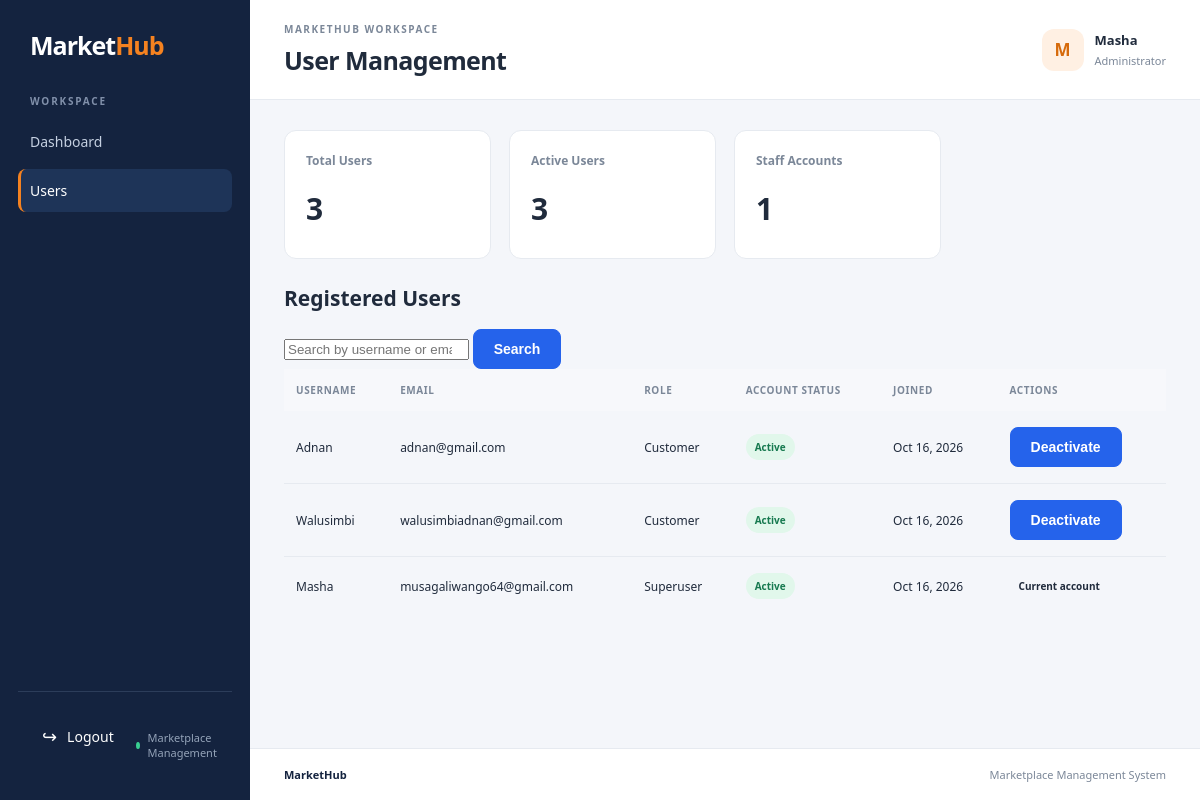
The app's page /dashboard/admin/users/ (signed in), older data.
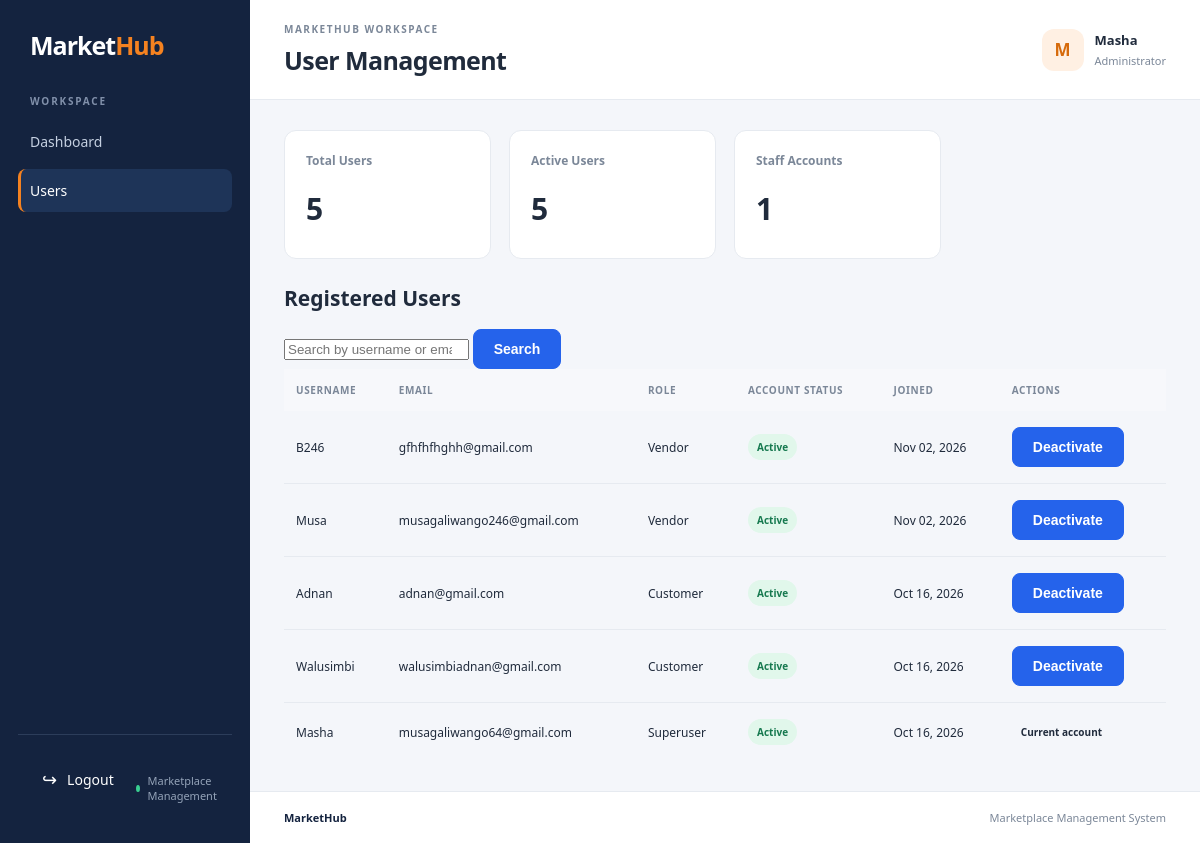
The same page, newer data.
### accounts/models.py (models this page shows, shortened)
class User(AbstractUser):
    class Role(models.TextChoices):
        CUSTOMER = "CUSTOMER", "Customer"
        VENDOR = "VENDOR", "Vendor"
    email = models.EmailField(unique=True)
    role = models.CharField(
        max_length=10,
        choices=Role.choices,
        default=Role.CUSTOMER
    )

### ecommerce/views.py (the view)
@login_required
@user_passes_test(is_marketplace_admin)
def user_management(request):
    User = get_user_model()
    search_query = request.GET.get("q", "").strip()
    users = User.objects.all().order_by("-date_joined")
    if search_query:
        users = users.filter(
            Q(username__icontains=search_query)
            | Q(email__icontains=search_query)
        )
    context = {
        "users": users,
        "search_query": search_query,
        "total_users": User.objects.count(),
        "active_users": User.objects.filter(is_active=True).count(),
        "staff_users": User.objects.filter(is_staff=True).count(),
    }
    return render(
        request,
        "dashboards/user_management.html",
        context,
    )

### carts/context_processors.py (called while the page is built)
def cart_item_count(request):
    if not request.user.is_authenticated:
        return {"cart_item_count": 0}
    cart = Cart.objects.filter(
        user=request.user,
        status=Cart.Status.ACTIVE,
    ).first()
    if cart is None:
        return {"cart_item_count": 0}
    return {
        "cart_item_count": sum(
            item.quantity for item in cart.items.all()
        )
    }

### ecommerce/views.py (called while the page is built)
def is_marketplace_admin(user):
    return user.is_staff or user.is_superuser

### products/views.py (called while the page is built)
def navigation_categories(request):
    categories = (
        Category.objects
        .filter(is_active=True, parent__isnull=True)
        .prefetch_related("subcategories")
        .order_by("name")
    )
    return {
        "navigation_categories": categories,
    }

### templates/dashboards/user_management.html (shortened to what the changed rows need)
{% extends "dashboards/base.html" %}
{% block page_heading %}
User Management
{% endblock %}
{% block user_role %}
Administrator
{% endblock %}
{% block content %}
<div class="stats-grid">
    <div class="stat-card">
        <div class="stat-label">Total Users</div>
        <div class="stat-value">{{ total_users }}</div>
    </div>
    <div class="stat-card">
        <div class="stat-label">Active Users</div>
        <div class="stat-value">{{ active_users }}</div>
    </div>
</div>
<div class="dashboard-panel">
    <div class="panel-header">
        <h2>Registered Users</h2>
    </div>
    <div class="table-responsive">
        <table class="dashboard-table">
            <thead>
                <tr>
                    <th>Username</th>
                    <th>Email</th>
                    <th>Role</th>
                    <th>Account Status</th>
                    <th>Joined</th>
                    <th>Actions</th>
                </tr>
            </thead>
            <tbody>
                {% for account in users %}
                    <tr>
                        <td>{{ account.username }}</td>
                        <td>{{ account.email }}</td>
                        <td>
                            {% if account.is_superuser %}
                                Superuser
                            {% elif account.is_staff %}
                                Staff
                            {% else %}
                                {{ account.get_role_display|default:"Customer" }}
                            {% endif %}
                        </td>
                        <td>
                            {% if account.is_active %}
                                <span class="status-badge status-approved">
                                    Active
                                </span>
                            {% else %}
                                <span class="status-badge status-rejected">
                                    Inactive
                                </span>
                            {% endif %}
                        </td>
                        <td>
                            {{ account.date_joined|date:"M d, Y" }}
                        </td>
                        <td>
                            {% if account.pk == request.user.pk %}
                                <span class="status-badge">Current account</span>
                            {% elif account.is_superuser %}
                                <span class="status-badge">Protected</span>
                            {% else %}
                                <form
                                    method="post"
                                    action="{% url 'toggle_user_status' account.pk %}"
                                >
                                    {% if account.is_active %}
                                        <button
                                            type="submit"
                                            class="dashboard-btn"
                                        >
                                            Deactivate
                                        </button>
                                    {% endif %}
                                </form>
                            {% endif %}
                        </td>
                    </tr>
                {% empty %}
                    <tr>
                        <td colspan="6">
                            No users found.
                        </td>
                    </tr>
                {% endfor %}
            </tbody>
        </table>
    </div>
</div>
{% endblock %}

### templates/dashboards/base.html (shortened to what this page needs)
{% load static %}
<!DOCTYPE html>
<html lang="en">
<head>
    <link rel="stylesheet" href="{% static 'css/dashboards.css' %}">
</head>
<body class="dashboard-body">
    <div class="dashboard-layout">
        <aside class="sidebar">
            <a href="{% url 'products:product_list' %}" class="sidebar-brand">
                Market<span>Hub</span>
            </a>
            <div class="sidebar-caption">WORKSPACE</div>
            <nav class="sidebar-nav">
                {% block sidebar_menu %}{% endblock %}
            </nav>
            <div class="sidebar-footer">
                <form method="post" action="{% url 'accounts:logout' %}">
                    <button type="submit" class="sidebar-logout">
                        <span>↪</span>
                        Logout
                    </button>
                </form>
                <div class="sidebar-status">
                    <span class="status-dot"></span>
                    Marketplace Management
                </div>
            </div>
        </aside>
        <div class="dashboard-main">
            <header class="topbar">
                <div>
                    <div class="topbar-label">MARKETHUB WORKSPACE</div>
                    <h1>{% block page_heading %}Dashboard{% endblock %}</h1>
                </div>
                <div class="topbar-user">
                    <div class="user-avatar">
                        {{ request.user.username|first|upper }}
                    </div>
                    <div class="user-details">
                        <strong>{{ request.user.username }}</strong>
                        <span>{% block user_role %}Marketplace User{% endblock %}</span>
                    </div>
                </div>
            </header>
            <main class="dashboard-content">
                {% block content %}{% endblock %}
            </main>
            <footer class="dashboard-footer">
                <span>MarketHub</span>
                <span>Marketplace Management System</span>
            </footer>
        </div>
    </div>
</body>
</html>

Row changes from the older to the newer data that the page shows:
added User: username "B246", email "gfhfhfhghh@gmail.com", role "Vendor", is_active "Active", date_joined "Nov 02, 2026", is_superuser "Deactivate"
added User: username "Musa", email "musagaliwango246@gmail.com", role "Vendor", is_active "Active", date_joined "Nov 02, 2026", is_superuser "Deactivate"
Text that changed along with them:
{{ total_users }}: "3" → "5"
{{ active_users }}: "3" → "5"
